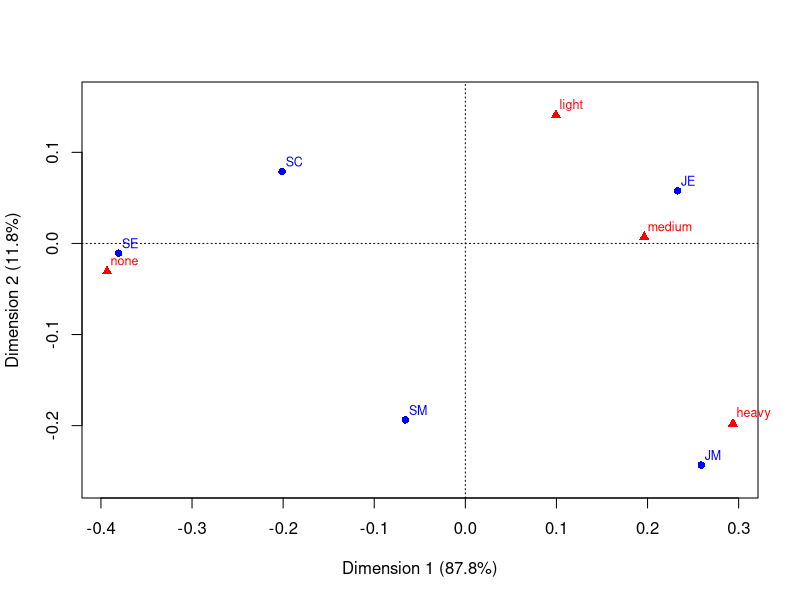
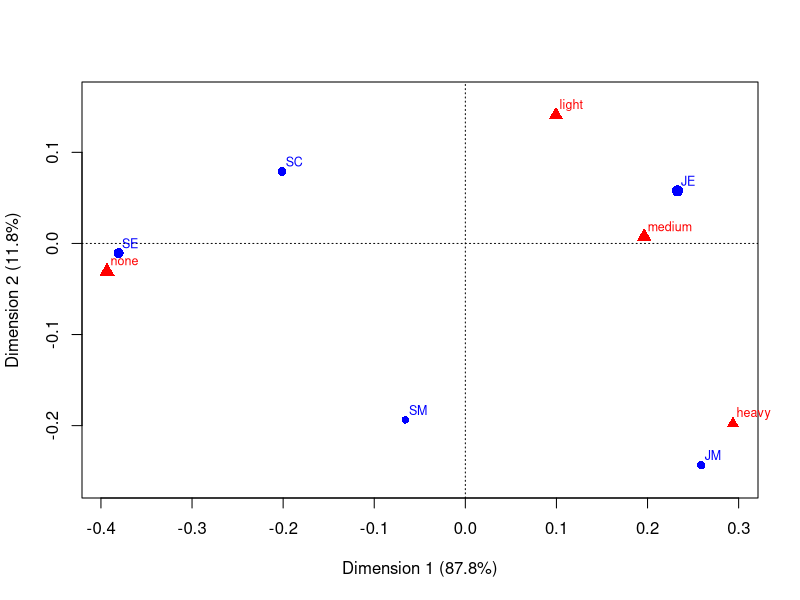
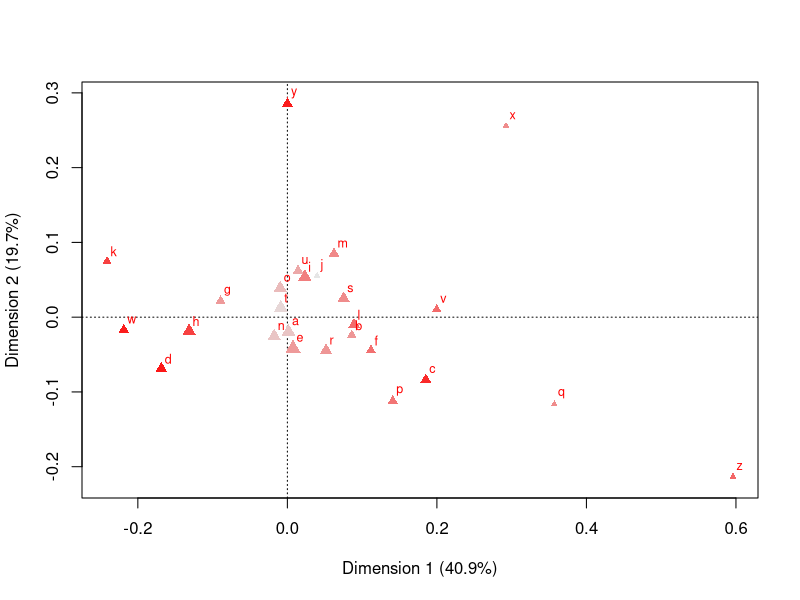

These figures' R source, in order:
library(ca)


### Name: plot.ca
### Title: Plotting 2D maps in correspondence analysis
### Aliases: plot.ca

### ** Examples

data("smoke")

# A two-dimensional map with standard settings
plot(ca(smoke))

# Mass for rows and columns represented by the size of the point symbols
plot(ca(smoke), mass = c(TRUE, TRUE))

# Displaying the column profiles only with masses represented by size of point
# symbols and relative contributions by colour intensity.
# Since the arguments are recycled it is sufficient to give only one argument 
# for mass and contrib.
data("author")
plot(ca(author), what = c("none", "all"), mass = TRUE, contrib = "relative")
